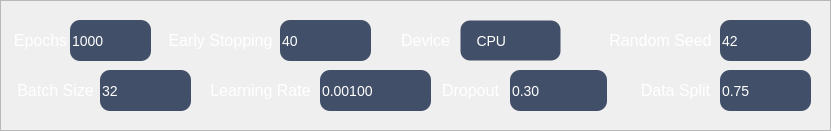
      <widget class="QFrame" name="frame_5">
       <property name="geometry">
        <rect>
         <x>20</x>
         <y>80</y>
         <width>831</width>
         <height>131</height>
        </rect>
       </property>
       <property name="styleSheet">
        <string notr="true">QFrame#frame_5 {
    background-color: #232936;
    border: 0px solid #4268a8;
    border-radius: 18px;
}</string>
       </property>
       <property name="frameShape">
        <enum>QFrame::Shape::StyledPanel</enum>
       </property>
       <property name="frameShadow">
        <enum>QFrame::Shadow::Raised</enum>
       </property>
       <widget class="QLabel" name="label_18">
        <property name="geometry">
         <rect>
          <x>10</x>
          <y>20</y>
          <width>61</width>
          <height>41</height>
         </rect>
        </property>
        <property name="font">
         <font>
          <family>Arial</family>
          <pointsize>10</pointsize>
          <italic>false</italic>
          <bold>false</bold>
         </font>
        </property>
        <property name="styleSheet">
         <string notr="true">QLabel {
    background-color: transparent;
    font-size: 10pt;
    font-family: Arial;
}
</string>
        </property>
        <property name="text">
         <string>&lt;!DOCTYPE HTML PUBLIC &quot;-//W3C//DTD HTML 4.0//EN&quot; &quot;http://www.w3.org/TR/REC-html40/strict.dtd&quot;&gt;
&lt;html&gt;&lt;head&gt;&lt;meta name=&quot;qrichtext&quot; content=&quot;1&quot; /&gt;&lt;meta charset=&quot;utf-8&quot; /&gt;&lt;style type=&quot;text/css&quot;&gt;
p, li { white-space: pre-wrap; }
hr { height: 1px; border-width: 0; }
li.unchecked::marker { content: &quot;\2610&quot;; }
li.checked::marker { content: &quot;\2612&quot;; }
&lt;/style&gt;&lt;/head&gt;&lt;body style=&quot; font-family:'Arial'; font-size:10pt; font-weight:400; font-style:normal;&quot;&gt;
&lt;p align=&quot;center&quot; style=&quot; margin-top:12px; margin-bottom:12px; margin-left:0px; margin-right:0px; -qt-block-indent:0; text-indent:0px;&quot;&gt;&lt;span style=&quot; font-size:12pt; color:#ffffff;&quot;&gt;Epochs&lt;/span&gt;&lt;/p&gt;&lt;/body&gt;&lt;/html&gt;</string>
        </property>
       </widget>
       <widget class="QLabel" name="label_22">
        <property name="geometry">
         <rect>
          <x>600</x>
          <y>20</y>
          <width>121</width>
          <height>41</height>
         </rect>
        </property>
        <property name="font">
         <font>
          <family>Arial</family>
         </font>
        </property>
        <property name="styleSheet">
         <string notr="true">background:transparent;</string>
        </property>
        <property name="text">
         <string>&lt;html&gt;&lt;head/&gt;&lt;body&gt;&lt;p align=&quot;center&quot;&gt;&lt;span style=&quot; font-size:12pt; color:#ffffff;&quot;&gt;Random Seed&lt;/span&gt;&lt;/p&gt;&lt;/body&gt;&lt;/html&gt;</string>
        </property>
       </widget>
       <widget class="QSpinBox" name="spn_dl_seed">
        <property name="geometry">
         <rect>
          <x>720</x>
          <y>20</y>
          <width>91</width>
          <height>41</height>
         </rect>
        </property>
        <property name="styleSheet">
         <string notr="true">QSpinBox,
QDoubleSpinBox
{
	font: 12pt &quot;Arial&quot;;
    background-color: rgba(66, 79, 104, 1);
border: 0px solid #e2e4e8;
border-radius:10px;
font-size:14px;
color:;
	color: rgb(255, 255, 255);
padding-right:0px;
}
QSpinBox::up-button,
QDoubleSpinBox::up-button
{
subcontrol-origin: border;
subcontrol-position: top right;
border-radius:10px;
width: 25px;
height: 20px;
}

QSpinBox::down-button,
QDoubleSpinBox::down-button
{
subcontrol-origin: border;
subcontrol-position: bottom right;
border-radius:10px;
width: 25px;
height: 20px;
}

QSpinBox:hover,
QDoubleSpinBox:hover
{
	background-color: rgb(74, 88, 115);   /* 悬浮时略微变亮 */
	border: 1px solid #3478e8;
}

QSpinBox:focus,
QDoubleSpinBox:focus
{
border:1px solid #3478e8;
}
QSpinBox:disabled,
QDoubleSpinBox:disabled
{
background-color:#f6f7f9;
color:#9498a0;
}

QSpinBox::up-arrow,
QDoubleSpinBox::up-arrow
{
image:url(:/icons/up_arrow.svg);
width:18px;
height:18px;

}

QSpinBox::down-arrow,
QDoubleSpinBox::down-arrow
{
image:url(:/icons/down_arrow.svg);
width:18px;
height:18px;
}

QSpinBox::up-button:hover,
QDoubleSpinBox::up-button:hover
{
background-color:rgb(37, 52, 81);
border-radius:10px;

}
QSpinBox::up-button:pressed,
QDoubleSpinBox::up-button:pressed
{
background-color:rgb(204, 204, 204);
border-radius:10px;

}
QSpinBox::up-button:disabled,
QDoubleSpinBox::up-button:disabled
{
background-color:transparent;
border-radius:10px;

}

QSpinBox::down-button:hover,
QDoubleSpinBox::down-button:hover
{
background-color:rgb(37, 52, 81);
border-radius:10px;

}
QSpinBox::down-button:pressed,
QDoubleSpinBox::down-button:pressed
{
background-color:rgb(204, 204, 204);
border-radius:10px;

}
QSpinBox::down-button:disabled,
QDoubleSpinBox::down-button:disabled
{
background-color:transparent;
border-radius:10px;

}
</string>
        </property>
        <property name="maximum">
         <number>9999</number>
        </property>
        <property name="value">
         <number>42</number>
        </property>
       </widget>
       <widget class="QSpinBox" name="spn_dl_epochs">
        <property name="geometry">
         <rect>
          <x>70</x>
          <y>20</y>
          <width>81</width>
          <height>41</height>
         </rect>
        </property>
        <property name="layoutDirection">
         <enum>Qt::LayoutDirection::LeftToRight</enum>
        </property>
        <property name="styleSheet">
         <string notr="true">QSpinBox,
QDoubleSpinBox
{
	font: 12pt &quot;Arial&quot;;
    background-color: rgba(66, 79, 104, 1);
border: 0px solid #e2e4e8;
border-radius:10px;
font-size:14px;
color:;
	color: rgb(255, 255, 255);
padding-right:0px;
}
QSpinBox::up-button,
QDoubleSpinBox::up-button
{
subcontrol-origin: border;
subcontrol-position: top right;
border-radius:10px;
width: 25px;
height: 20px;
}

QSpinBox::down-button,
QDoubleSpinBox::down-button
{
subcontrol-origin: border;
subcontrol-position: bottom right;
border-radius:10px;
width: 25px;
height: 20px;
}

QSpinBox:hover,
QDoubleSpinBox:hover
{
	background-color: rgb(74, 88, 115);   /* 悬浮时略微变亮 */

	border: 1px solid #3478e8;
}

QSpinBox:focus,
QDoubleSpinBox:focus
{
border:1px solid #3478e8;
}
QSpinBox:disabled,
QDoubleSpinBox:disabled
{
background-color:#f6f7f9;
color:#9498a0;
}

QSpinBox::up-arrow,
QDoubleSpinBox::up-arrow
{
image:url(:/icons/up_arrow.svg);
width:18px;
height:18px;

}

QSpinBox::down-arrow,
QDoubleSpinBox::down-arrow
{
image:url(:/icons/down_arrow.svg);
width:18px;
height:18px;
}

QSpinBox::up-button:hover,
QDoubleSpinBox::up-button:hover
{
background-color:rgb(37, 52, 81);
border-radius:10px;

}
QSpinBox::up-button:pressed,
QDoubleSpinBox::up-button:pressed
{
background-color:rgb(204, 204, 204);
border-radius:10px;

}
QSpinBox::up-button:disabled,
QDoubleSpinBox::up-button:disabled
{
background-color:transparent;
border-radius:10px;

}

QSpinBox::down-button:hover,
QDoubleSpinBox::down-button:hover
{
background-color:rgb(37, 52, 81);
border-radius:10px;

}
QSpinBox::down-button:pressed,
QDoubleSpinBox::down-button:pressed
{
background-color:rgb(204, 204, 204);
border-radius:10px;

}
QSpinBox::down-button:disabled,
QDoubleSpinBox::down-button:disabled
{
background-color:transparent;
border-radius:10px;

}
</string>
        </property>
        <property name="buttonSymbols">
         <enum>QAbstractSpinBox::ButtonSymbols::UpDownArrows</enum>
        </property>
        <property name="maximum">
         <number>9999</number>
        </property>
        <property name="value">
         <number>1000</number>
        </property>
       </widget>
       <widget class="QLabel" name="label_19">
        <property name="geometry">
         <rect>
          <x>160</x>
          <y>20</y>
          <width>121</width>
          <height>41</height>
         </rect>
        </property>
        <property name="font">
         <font>
          <family>Arial</family>
         </font>
        </property>
        <property name="styleSheet">
         <string notr="true">background:transparent;</string>
        </property>
        <property name="text">
         <string>&lt;html&gt;&lt;head/&gt;&lt;body&gt;&lt;p align=&quot;center&quot;&gt;&lt;span style=&quot; font-size:12pt; color:#ffffff;&quot;&gt;Early Stopping&lt;/span&gt;&lt;/p&gt;&lt;/body&gt;&lt;/html&gt;</string>
        </property>
       </widget>
       <widget class="QSpinBox" name="spn_dl_early_stop">
        <property name="geometry">
         <rect>
          <x>280</x>
          <y>20</y>
          <width>91</width>
          <height>41</height>
         </rect>
        </property>
        <property name="styleSheet">
         <string notr="true">QSpinBox,
QDoubleSpinBox
{
	font: 12pt &quot;Arial&quot;;
    background-color: rgba(66, 79, 104, 1);
border: 0px solid #e2e4e8;
border-radius:10px;
font-size:14px;
color:;
	color: rgb(255, 255, 255);
padding-right:0px;
}
QSpinBox::up-button,
QDoubleSpinBox::up-button
{
subcontrol-origin: border;
subcontrol-position: top right;
border-radius:10px;
width: 25px;
height: 20px;
}

QSpinBox::down-button,
QDoubleSpinBox::down-button
{
subcontrol-origin: border;
subcontrol-position: bottom right;
border-radius:10px;
width: 25px;
height: 20px;
}

QSpinBox:hover,
QDoubleSpinBox:hover
{
	background-color: rgb(74, 88, 115);   /* 悬浮时略微变亮 */

	border: 1px solid #3478e8;
}

QSpinBox:focus,
QDoubleSpinBox:focus
{
border:1px solid #3478e8;
}
QSpinBox:disabled,
QDoubleSpinBox:disabled
{
background-color:#f6f7f9;
color:#9498a0;
}

QSpinBox::up-arrow,
QDoubleSpinBox::up-arrow
{
image:url(:/icons/up_arrow.svg);
width:18px;
height:18px;

}

QSpinBox::down-arrow,
QDoubleSpinBox::down-arrow
{
image:url(:/icons/down_arrow.svg);
width:18px;
height:18px;
}

QSpinBox::up-button:hover,
QDoubleSpinBox::up-button:hover
{
background-color:rgb(37, 52, 81);
border-radius:10px;

}
QSpinBox::up-button:pressed,
QDoubleSpinBox::up-button:pressed
{
background-color:rgb(204, 204, 204);
border-radius:10px;

}
QSpinBox::up-button:disabled,
QDoubleSpinBox::up-button:disabled
{
background-color:transparent;
border-radius:10px;

}

QSpinBox::down-button:hover,
QDoubleSpinBox::down-button:hover
{
background-color:rgb(37, 52, 81);
border-radius:10px;

}
QSpinBox::down-button:pressed,
QDoubleSpinBox::down-button:pressed
{
background-color:rgb(204, 204, 204);
border-radius:10px;

}
QSpinBox::down-button:disabled,
QDoubleSpinBox::down-button:disabled
{
background-color:transparent;
border-radius:10px;

}
</string>
        </property>
        <property name="maximum">
         <number>9999</number>
        </property>
        <property name="value">
         <number>40</number>
        </property>
       </widget>
       <widget class="QLabel" name="label_20">
        <property name="geometry">
         <rect>
          <x>390</x>
          <y>20</y>
          <width>71</width>
          <height>41</height>
         </rect>
        </property>
        <property name="font">
         <font>
          <family>Arial</family>
         </font>
        </property>
        <property name="styleSheet">
         <string notr="true">background:transparent;</string>
        </property>
        <property name="text">
         <string>&lt;html&gt;&lt;head/&gt;&lt;body&gt;&lt;p align=&quot;center&quot;&gt;&lt;span style=&quot; font-size:12pt; color:#ffffff;&quot;&gt;Device&lt;/span&gt;&lt;/p&gt;&lt;/body&gt;&lt;/html&gt;</string>
        </property>
       </widget>
       <widget class="QLabel" name="label_21">
        <property name="geometry">
         <rect>
          <x>200</x>
          <y>70</y>
          <width>121</width>
          <height>41</height>
         </rect>
        </property>
        <property name="font">
         <font>
          <family>Arial</family>
         </font>
        </property>
        <property name="styleSheet">
         <string notr="true">background:transparent;</string>
        </property>
        <property name="text">
         <string>&lt;html&gt;&lt;head/&gt;&lt;body&gt;&lt;p align=&quot;center&quot;&gt;&lt;span style=&quot; font-size:12pt; color:#ffffff;&quot;&gt;Learning Rate&lt;/span&gt;&lt;/p&gt;&lt;/body&gt;&lt;/html&gt;</string>
        </property>
       </widget>
       <widget class="QComboBox" name="cmb_dl_device">
        <property name="geometry">
         <rect>
          <x>460</x>
          <y>20</y>
          <width>101</width>
          <height>41</height>
         </rect>
        </property>
        <property name="font">
         <font>
          <family>Arial</family>
          <pointsize>-1</pointsize>
          <italic>false</italic>
          <bold>false</bold>
          <hintingpreference>PreferDefaultHinting</hintingpreference>
         </font>
        </property>
        <property name="styleSheet">
         <string notr="true">/* ==================== QLineEdit ==================== */
QLineEdit
{
	font: 12pt &quot;Arial&quot;;
	background-color: rgba(66, 79, 104, 1);
	border: 1px solid transparent;   /* 与 SpinBox 保持一致，避免尺寸跳动 */
	border-radius: 10px;
	font-size: 14px;
	color: rgb(255, 255, 255);
	padding-left: 0px;             /* 文本左侧留出舒适边距 */
	padding-right: 0px;
	min-height: 20px;
	selection-background-color: #3478e8;
	selection-color: #ffffff;
}

QLineEdit:hover
{
	background-color: rgb(74, 88, 115);   /* 悬浮时略微变亮 */
	border: 1px solid #3478e8;

}

QLineEdit:focus
{
	border: 1px solid #3478e8;
}

QLineEdit:disabled
{
	background-color: #f6f7f9;
	color: #9498a0;
	border: 1px solid transparent;
}

QLineEdit[echoMode=&quot;2&quot;]   /* 密码框也保持一致 */
{
	lineedit-password-character: 9679;
}


/* ==================== QComboBox ==================== */
QComboBox
{
	font: 12pt &quot;Arial&quot;;
	background-color: rgba(66, 79, 104, 1);
	border: 1px solid transparent;
	border-radius: 10px;
	font-size: 14px;
	color: rgb(255, 255, 255);
	padding-left: 0px;
	padding-right: 0px;            /* 右侧给下拉箭头留空间 */
	min-height: 20px;
}

QComboBox:hover
{
	background-color: rgb(74, 88, 115);   /* 悬浮时略微变亮 */
	border: 1px solid #3478e8;}

QComboBox:focus
{
	border: 1px solid #3478e8;
}

QComboBox:disabled
{
	background-color: #f6f7f9;
	color: #9498a0;
	border: 1px solid transparent;
}

/* 下拉箭头区域（右侧按钮） */
QComboBox::drop-down
{
	subcontrol-origin: padding;
	subcontrol-position: center right;
	width: 28px;
	border: none;
	border-top-right-radius: 10px;
	border-bottom-right-radius: 10px;
	background: transparent;
}

QComboBox::drop-down:hover
{
	background-color: rgb(37, 52, 81);
}

QComboBox::drop-down:pressed
{
	background-color: rgb(204, 204, 204);
}

/* 下拉箭头图标 */
QComboBox::down-arrow
{
	image: url(:/icons/down_arrow.svg);
	width: 14px;
	height: 14px;
}

QComboBox::down-arrow:disabled
{
	image: url(:/icons/down_arrow.svg);
	opacity: 0.4;
}

/* 可编辑 ComboBox 的文本区 */
QComboBox QAbstractItemView,
QComboBox QLineEdit
{
	background-color: rgba(66, 79, 104, 1);
	color: rgb(255, 255, 255);
	border-radius: 10px;
	selection-background-color: #3478e8;
	selection-color: #ffffff;
}

/* 下拉列表弹出框 */
QComboBox QAbstractItemView
{
	background-color: rgba(66, 79, 104, 1);
	color: rgb(255, 255, 255);
	border: 1px solid #3478e8;
	border-radius: 8px;
	selection-background-color: #3478e8;
	selection-color: #ffffff;
	outline: none;
	padding: 4px;
}

QComboBox QAbstractItemView::item
{
	min-height: 24px;
	padding-left: 8px;
	border-radius: 6px;
}

QComboBox QAbstractItemView::item:hover
{
	background-color: rgb(37, 52, 81);
}

QComboBox QAbstractItemView::item:selected
{
	background-color: #3478e8;
	color: #ffffff;
}
/* ==================== 深色滚动条（与 QPlainTextEdit 统一） ==================== */
QComboBox QScrollBar:vertical {
    width:10px;
    background: rgba(35, 41, 54, 0.35);
    border-radius:4px;
    margin:2px 0px;
}
QComboBox QScrollBar::handle:vertical {
    background: rgba(150, 165, 190, 0.55);
    border-radius:4px;
    min-height:28px;
    margin:1px;
}
QComboBox QScrollBar::handle:vertical:hover {
    background: rgba(120, 170, 230, 0.85);  
}
QComboBox QScrollBar::handle:vertical:pressed {
    background: rgba(70, 130, 210, 1.0);   
}

QComboBox QScrollBar::sub-line:vertical,
QComboBox QScrollBar::add-line:vertical {
    height:0px;
background: none;
}
QComboBox QScrollBar::sub-page:vertical,
QComboBox QScrollBar::add-page:vertical {
    background:none;
}

QComboBox QScrollBar:horizontal {
    height:10px;
    background: rgba(35, 41, 54, 0.35);
    border-radius:4px;
    margin:0px 2px;
}
QComboBox QScrollBar::handle:horizontal {
    background: rgba(150, 165, 190, 0.55);
    border-radius:4px;
    min-width:28px;
    margin:1px;
}
QComboBox QScrollBar::handle:horizontal:hover {
    background: rgba(120, 170, 230, 0.85);
}
QComboBox QScrollBar::handle:horizontal:pressed {
    background: rgba(70, 130, 210, 1.0);
}

QComboBox QScrollBar::sub-line:horizontal,
QComboBox QScrollBar::add-line:horizontal {
    width:0px;
    background: none;

}
QComboBox QScrollBar::sub-page:horizontal,
QComboBox QScrollBar::add-page:horizontal {
    background:none;
}
</string>
        </property>
        <property name="editable">
         <bool>false</bool>
        </property>
        <property name="placeholderText">
         <string/>
        </property>
        <item>
         <property name="text">
          <string>    CPU</string>
         </property>
        </item>
        <item>
         <property name="text">
          <string>    GPU</string>
         </property>
        </item>
       </widget>
       <widget class="QLabel" name="label_24">
        <property name="geometry">
         <rect>
          <x>10</x>
          <y>70</y>
          <width>91</width>
          <height>41</height>
         </rect>
        </property>
        <property name="font">
         <font>
          <family>Arial</family>
         </font>
        </property>
        <property name="styleSheet">
         <string notr="true">background:transparent;</string>
        </property>
        <property name="text">
         <string>&lt;html&gt;&lt;head/&gt;&lt;body&gt;&lt;p align=&quot;center&quot;&gt;&lt;span style=&quot; font-size:12pt; color:#ffffff;&quot;&gt;Batch Size&lt;/span&gt;&lt;/p&gt;&lt;/body&gt;&lt;/html&gt;</string>
        </property>
       </widget>
       <widget class="QSpinBox" name="spn_dl_batch">
        <property name="geometry">
         <rect>
          <x>100</x>
          <y>70</y>
          <width>91</width>
          <height>41</height>
         </rect>
        </property>
        <property name="styleSheet">
         <string notr="true">QSpinBox,
QDoubleSpinBox
{
	font: 12pt &quot;Arial&quot;;
    background-color: rgba(66, 79, 104, 1);
border: 0px solid #e2e4e8;
border-radius:10px;
font-size:14px;
color:;
	color: rgb(255, 255, 255);
padding-right:0px;
}
QSpinBox::up-button,
QDoubleSpinBox::up-button
{
subcontrol-origin: border;
subcontrol-position: top right;
border-radius:10px;
width: 25px;
height: 20px;
}

QSpinBox::down-button,
QDoubleSpinBox::down-button
{
subcontrol-origin: border;
subcontrol-position: bottom right;
border-radius:10px;
width: 25px;
height: 20px;
}

QSpinBox:hover,
QDoubleSpinBox:hover
{
	background-color: rgb(74, 88, 115);   /* 悬浮时略微变亮 */
	border: 1px solid #3478e8;
}

QSpinBox:focus,
QDoubleSpinBox:focus
{
border:1px solid #3478e8;
}
QSpinBox:disabled,
QDoubleSpinBox:disabled
{
background-color:#f6f7f9;
color:#9498a0;
}

QSpinBox::up-arrow,
QDoubleSpinBox::up-arrow
{
image:url(:/icons/up_arrow.svg);
width:18px;
height:18px;

}

QSpinBox::down-arrow,
QDoubleSpinBox::down-arrow
{
image:url(:/icons/down_arrow.svg);
width:18px;
height:18px;
}

QSpinBox::up-button:hover,
QDoubleSpinBox::up-button:hover
{
background-color:rgb(37, 52, 81);
border-radius:10px;

}
QSpinBox::up-button:pressed,
QDoubleSpinBox::up-button:pressed
{
background-color:rgb(204, 204, 204);
border-radius:10px;

}
QSpinBox::up-button:disabled,
QDoubleSpinBox::up-button:disabled
{
background-color:transparent;
border-radius:10px;

}

QSpinBox::down-button:hover,
QDoubleSpinBox::down-button:hover
{
background-color:rgb(37, 52, 81);
border-radius:10px;

}
QSpinBox::down-button:pressed,
QDoubleSpinBox::down-button:pressed
{
background-color:rgb(204, 204, 204);
border-radius:10px;

}
QSpinBox::down-button:disabled,
QDoubleSpinBox::down-button:disabled
{
background-color:transparent;
border-radius:10px;

}
</string>
        </property>
        <property name="maximum">
         <number>9999</number>
        </property>
        <property name="value">
         <number>32</number>
        </property>
       </widget>
       <widget class="QDoubleSpinBox" name="dsp_dl_learning_rate">
        <property name="geometry">
         <rect>
          <x>320</x>
          <y>70</y>
          <width>111</width>
          <height>41</height>
         </rect>
        </property>
        <property name="font">
         <font>
          <family>Arial</family>
          <pointsize>-1</pointsize>
          <italic>false</italic>
          <bold>false</bold>
          <hintingpreference>PreferDefaultHinting</hintingpreference>
         </font>
        </property>
        <property name="styleSheet">
         <string notr="true">QSpinBox,
QDoubleSpinBox
{
	font: 12pt &quot;Arial&quot;;
    background-color: rgba(66, 79, 104, 1);
border: 0px solid #e2e4e8;
border-radius:10px;
font-size:14px;
color:;
	color: rgb(255, 255, 255);
padding-right:0px;
}
QSpinBox::up-button,
QDoubleSpinBox::up-button
{
subcontrol-origin: border;
subcontrol-position: top right;
border-radius:10px;
width: 25px;
height: 20px;
}

QSpinBox::down-button,
QDoubleSpinBox::down-button
{
subcontrol-origin: border;
subcontrol-position: bottom right;
border-radius:10px;
width: 25px;
height: 20px;
}

QSpinBox:hover,
QDoubleSpinBox:hover
{
	background-color: rgb(74, 88, 115);   /* 悬浮时略微变亮 */
	border: 1px solid #3478e8;
}

QSpinBox:focus,
QDoubleSpinBox:focus
{
border:1px solid #3478e8;
}
QSpinBox:disabled,
QDoubleSpinBox:disabled
{
background-color:#f6f7f9;
color:#9498a0;
}

QSpinBox::up-arrow,
QDoubleSpinBox::up-arrow
{
image:url(:/icons/up_arrow.svg);
width:18px;
height:18px;

}

QSpinBox::down-arrow,
QDoubleSpinBox::down-arrow
{
image:url(:/icons/down_arrow.svg);
width:18px;
height:18px;
}

QSpinBox::up-button:hover,
QDoubleSpinBox::up-button:hover
{
background-color:rgb(37, 52, 81);
border-radius:10px;

}
QSpinBox::up-button:pressed,
QDoubleSpinBox::up-button:pressed
{
background-color:rgb(204, 204, 204);
border-radius:10px;

}
QSpinBox::up-button:disabled,
QDoubleSpinBox::up-button:disabled
{
background-color:transparent;
border-radius:10px;

}

QSpinBox::down-button:hover,
QDoubleSpinBox::down-button:hover
{
background-color:rgb(37, 52, 81);
border-radius:10px;

}
QSpinBox::down-button:pressed,
QDoubleSpinBox::down-button:pressed
{
background-color:rgb(204, 204, 204);
border-radius:10px;

}
QSpinBox::down-button:disabled,
QDoubleSpinBox::down-button:disabled
{
background-color:transparent;
border-radius:10px;

}
</string>
        </property>
        <property name="decimals">
         <number>5</number>
        </property>
        <property name="singleStep">
         <double>0.000100000000000</double>
        </property>
        <property name="stepType">
         <enum>QAbstractSpinBox::StepType::DefaultStepType</enum>
        </property>
        <property name="value">
         <double>0.001000000000000</double>
        </property>
       </widget>
       <widget class="QLabel" name="label_44">
        <property name="geometry">
         <rect>
          <x>430</x>
          <y>70</y>
          <width>81</width>
          <height>41</height>
         </rect>
        </property>
        <property name="font">
         <font>
          <family>Arial</family>
         </font>
        </property>
        <property name="styleSheet">
         <string notr="true">background:transparent;</string>
        </property>
        <property name="text">
         <string>&lt;html&gt;&lt;head/&gt;&lt;body&gt;&lt;p align=&quot;center&quot;&gt;&lt;span style=&quot; font-size:12pt; color:#ffffff;&quot;&gt;Dropout&lt;/span&gt;&lt;/p&gt;&lt;/body&gt;&lt;/html&gt;</string>
        </property>
       </widget>
       <widget class="QDoubleSpinBox" name="dsp_dl_dropout">
        <property name="geometry">
         <rect>
          <x>510</x>
          <y>70</y>
          <width>97</width>
          <height>41</height>
         </rect>
        </property>
        <property name="styleSheet">
         <string notr="true">QSpinBox,
QDoubleSpinBox
{
	font: 12pt &quot;Arial&quot;;
    background-color: rgba(66, 79, 104, 1);
border: 0px solid #e2e4e8;
border-radius:10px;
font-size:14px;
color:;
	color: rgb(255, 255, 255);
padding-right:0px;
}
QSpinBox::up-button,
QDoubleSpinBox::up-button
{
subcontrol-origin: border;
subcontrol-position: top right;
border-radius:10px;
width: 25px;
height: 20px;
}

QSpinBox::down-button,
QDoubleSpinBox::down-button
{
subcontrol-origin: border;
subcontrol-position: bottom right;
border-radius:10px;
width: 25px;
height: 20px;
}

QSpinBox:hover,
QDoubleSpinBox:hover
{
	background-color: rgb(74, 88, 115);   /* 悬浮时略微变亮 */
	border: 1px solid #3478e8;
}

QSpinBox:focus,
QDoubleSpinBox:focus
{
border:1px solid #3478e8;
}
QSpinBox:disabled,
QDoubleSpinBox:disabled
{
background-color:#f6f7f9;
color:#9498a0;
}

QSpinBox::up-arrow,
QDoubleSpinBox::up-arrow
{
image:url(:/icons/up_arrow.svg);
width:18px;
height:18px;

}

QSpinBox::down-arrow,
QDoubleSpinBox::down-arrow
{
image:url(:/icons/down_arrow.svg);
width:18px;
height:18px;
}

QSpinBox::up-button:hover,
QDoubleSpinBox::up-button:hover
{
background-color:rgb(37, 52, 81);
border-radius:10px;

}
QSpinBox::up-button:pressed,
QDoubleSpinBox::up-button:pressed
{
background-color:rgb(204, 204, 204);
border-radius:10px;

}
QSpinBox::up-button:disabled,
QDoubleSpinBox::up-button:disabled
{
background-color:transparent;
border-radius:10px;

}

QSpinBox::down-button:hover,
QDoubleSpinBox::down-button:hover
{
background-color:rgb(37, 52, 81);
border-radius:10px;

}
QSpinBox::down-button:pressed,
QDoubleSpinBox::down-button:pressed
{
background-color:rgb(204, 204, 204);
border-radius:10px;

}
QSpinBox::down-button:disabled,
QDoubleSpinBox::down-button:disabled
{
background-color:transparent;
border-radius:10px;

}
</string>
        </property>
        <property name="singleStep">
         <double>0.050000000000000</double>
        </property>
        <property name="value">
         <double>0.300000000000000</double>
        </property>
       </widget>
       <widget class="QLabel" name="label_62">
        <property name="geometry">
         <rect>
          <x>630</x>
          <y>70</y>
          <width>91</width>
          <height>41</height>
         </rect>
        </property>
        <property name="font">
         <font>
          <family>Arial</family>
         </font>
        </property>
        <property name="styleSheet">
         <string notr="true">background:transparent;</string>
        </property>
        <property name="text">
         <string>&lt;html&gt;&lt;head/&gt;&lt;body&gt;&lt;p align=&quot;center&quot;&gt;&lt;span style=&quot; font-size:12pt; color:#ffffff;&quot;&gt;Data Split&lt;/span&gt;&lt;/p&gt;&lt;/body&gt;&lt;/html&gt;</string>
        </property>
       </widget>
       <widget class="QDoubleSpinBox" name="dsp_dl_split">
        <property name="geometry">
         <rect>
          <x>720</x>
          <y>70</y>
          <width>91</width>
          <height>41</height>
         </rect>
        </property>
        <property name="styleSheet">
         <string notr="true">QSpinBox,
QDoubleSpinBox
{
	font: 12pt &quot;Arial&quot;;
    background-color: rgba(66, 79, 104, 1);
border: 0px solid #e2e4e8;
border-radius:10px;
font-size:14px;
color:;
	color: rgb(255, 255, 255);
padding-right:0px;
}
QSpinBox::up-button,
QDoubleSpinBox::up-button
{
subcontrol-origin: border;
subcontrol-position: top right;
border-radius:10px;
width: 25px;
height: 20px;
}

QSpinBox::down-button,
QDoubleSpinBox::down-button
{
subcontrol-origin: border;
subcontrol-position: bottom right;
border-radius:10px;
width: 25px;
height: 20px;
}

QSpinBox:hover,
QDoubleSpinBox:hover
{
	background-color: rgb(74, 88, 115);   /* 悬浮时略微变亮 */
	border: 1px solid #3478e8;
}

QSpinBox:focus,
QDoubleSpinBox:focus
{
border:1px solid #3478e8;
}
QSpinBox:disabled,
QDoubleSpinBox:disabled
{
background-color:#f6f7f9;
color:#9498a0;
}

QSpinBox::up-arrow,
QDoubleSpinBox::up-arrow
{
image:url(:/icons/up_arrow.svg);
width:18px;
height:18px;

}

QSpinBox::down-arrow,
QDoubleSpinBox::down-arrow
{
image:url(:/icons/down_arrow.svg);
width:18px;
height:18px;
}

QSpinBox::up-button:hover,
QDoubleSpinBox::up-button:hover
{
background-color:rgb(37, 52, 81);
border-radius:10px;

}
QSpinBox::up-button:pressed,
QDoubleSpinBox::up-button:pressed
{
background-color:rgb(204, 204, 204);
border-radius:10px;

}
QSpinBox::up-button:disabled,
QDoubleSpinBox::up-button:disabled
{
background-color:transparent;
border-radius:10px;

}

QSpinBox::down-button:hover,
QDoubleSpinBox::down-button:hover
{
background-color:rgb(37, 52, 81);
border-radius:10px;

}
QSpinBox::down-button:pressed,
QDoubleSpinBox::down-button:pressed
{
background-color:rgb(204, 204, 204);
border-radius:10px;

}
QSpinBox::down-button:disabled,
QDoubleSpinBox::down-button:disabled
{
background-color:transparent;
border-radius:10px;

}
</string>
        </property>
        <property name="singleStep">
         <double>0.050000000000000</double>
        </property>
        <property name="value">
         <double>0.750000000000000</double>
        </property>
       </widget>
      </widget>
